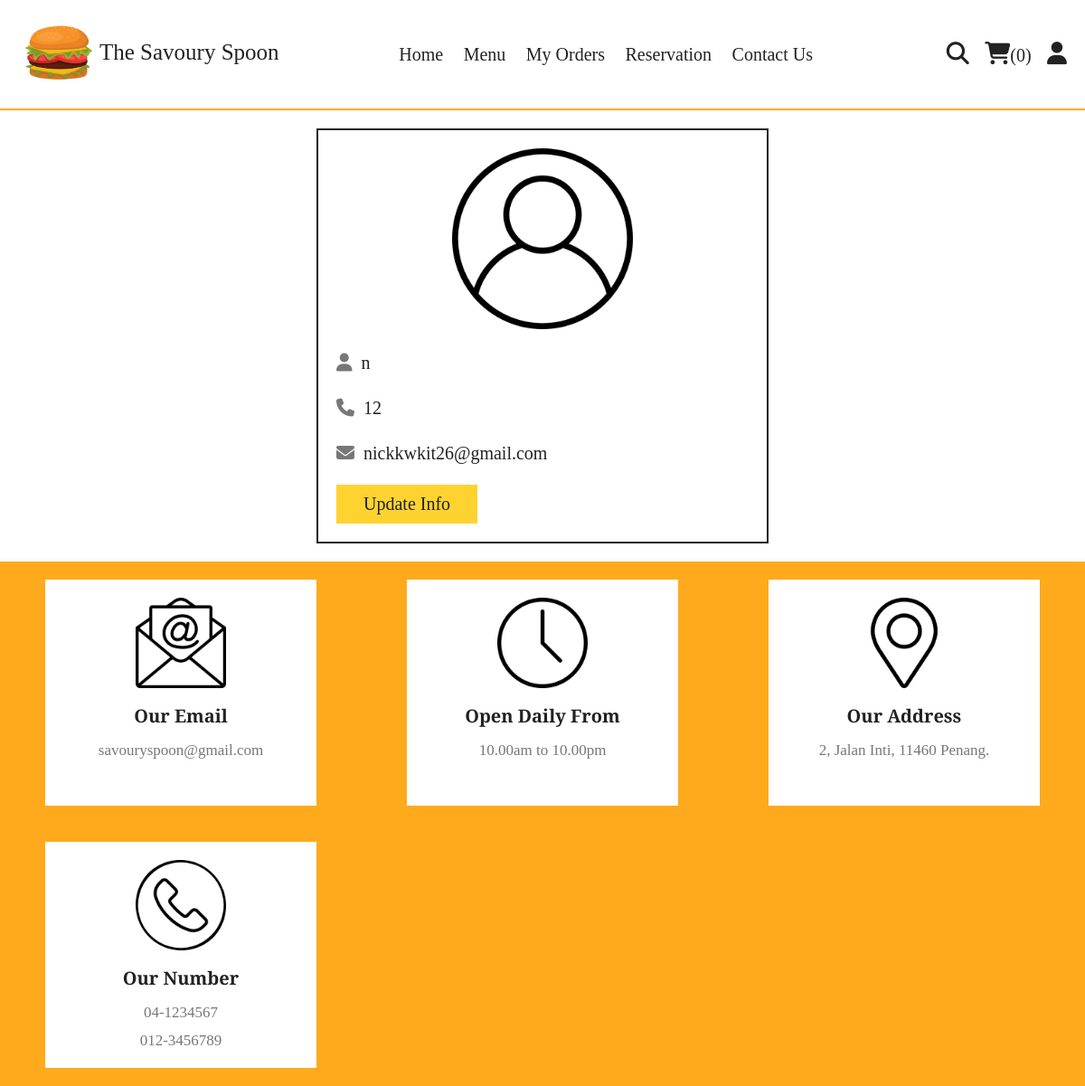
The page /profile.php (signed in) on the database its author committed.
### tables this page shows
CREATE TABLE `users` (
  `id` int(100) NOT NULL,
  `name` varchar(20) NOT NULL,
  `email` varchar(50) NOT NULL,
  `number` varchar(10) NOT NULL,
  `password` varchar(50) NOT NULL
);

### profile.php (the view, shortened to what this page needs)
<?php
include 'components/connect.php';
?>
<!DOCTYPE html>
<html lang="en">
<head>
   <link rel="stylesheet" href="https://cdnjs.cloudflare.com/ajax/libs/font-awesome/6.1.1/css/all.min.css">
   <link rel="stylesheet" href="css/style.css">
</head>
<body>
<?php include 'components/user_header.php'; ?>
<section class="user-details">
   <div class="user">
      <img src="images/user-icon.png" alt="">
      <p><i class="fas fa-user"></i><span><span><?= $fetch_profile['name']; ?></span></span></p>
      <p><i class="fas fa-phone"></i><span><?= $fetch_profile['number']; ?></span></p>
      <p><i class="fas fa-envelope"></i><span><?= $fetch_profile['email']; ?></span></p>
      <a href="update_profile.php" class="btn">update info</a>
   </div>
</section>
<?php include 'components/footer.php'; ?>
</body>
</html>

### css/style.css (style rules this page uses)
:root { --yellow:#fed330; --red:#e74c3c; --white:#fff; --black:#222; --light-color:#777; --border:.2rem solid var(--black); }
* { font-family: 'EB Garamond'; margin:0; padding:0; box-sizing: border-box; outline: none; border: none; text-decoration: none; }
html { font-size: 62.5%; overflow-x: hidden; scroll-behavior: smooth; stop-opacity: 7rem; }
section { margin:0 auto; max-width: 1200px; padding:2rem; }
.btn, .delete-btn { margin-top: 1rem; display: inline-block; font-size: 2rem; padding:1rem 3rem; cursor: pointer; text-transform: capitalize; transition: .2s linear; }
.btn { background-color: var(--yellow); color:var(--black); }
.user-details .user { max-width: 50rem; margin:0 auto; border:var(--border); padding:2rem; }
.user-details .user img { width: 100%; height: 20rem; object-fit: contain; margin-bottom: 1rem; }
.user-details .user p { padding:1rem 0; line-height: 1.5; font-size: 2rem; }
.user-details .user p span { color:var(--black); }
.user-details .user p i { margin-right: 1rem; color:var(--light-color); }

### rows shown on the page
users: name "n", number "12", email "nickkwkit26@gmail.com"

### other values the page prints
$total_cart_items "0"
